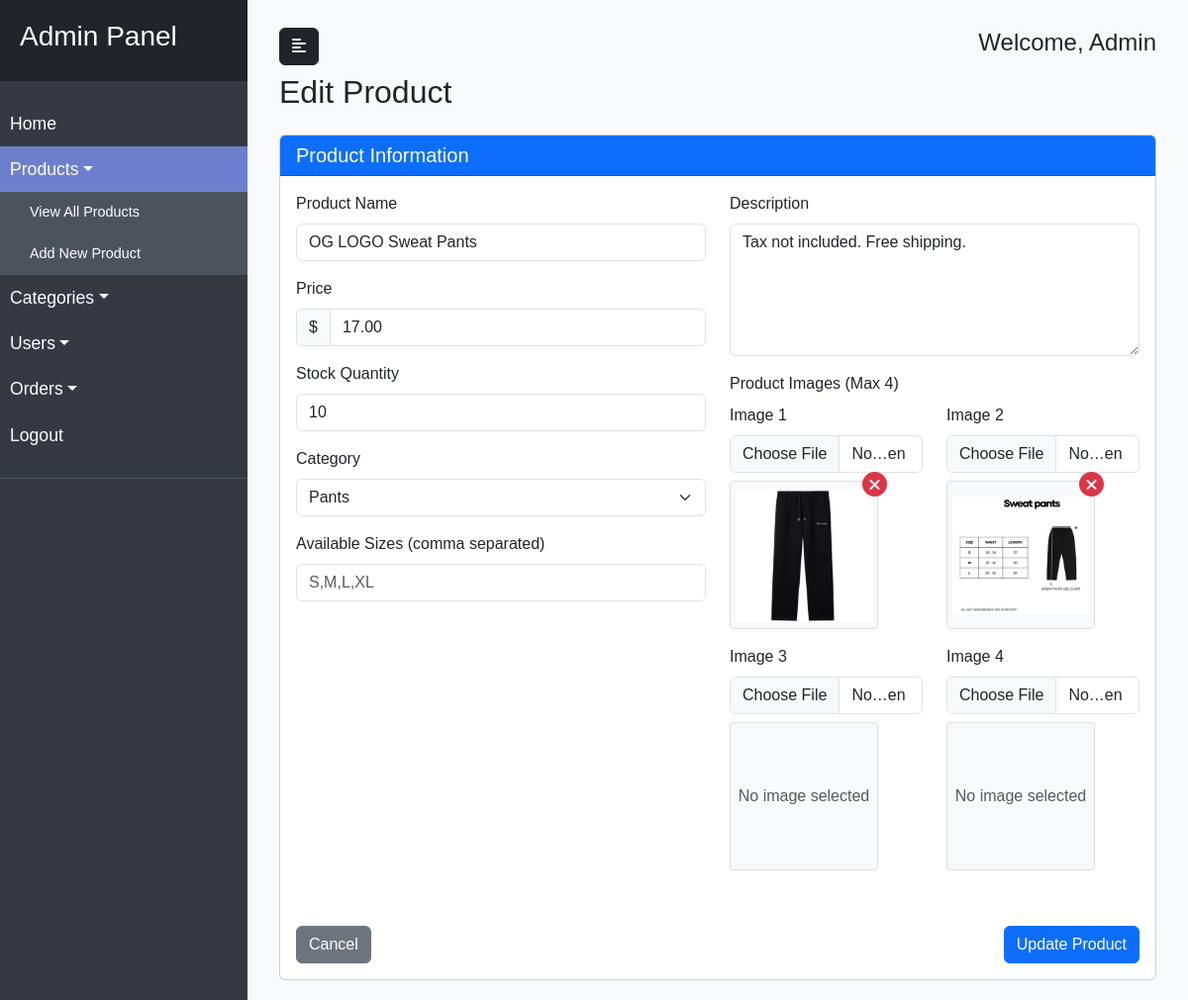
/edit_product.php?id=38 (signed in), run on the app's committed database.
### tables this page shows
CREATE TABLE `products` (
  `ProductID` int(11) NOT NULL,
  `ProductName` varchar(100) NOT NULL,
  `Description` text DEFAULT NULL,
  `Price` decimal(10,2) NOT NULL,
  `sizes` varchar(255) NOT NULL,
  `StockQuantity` int(11) NOT NULL,
  `images` text NOT NULL,
  `created_at` timestamp NOT NULL DEFAULT current_timestamp(),
  `categories` varchar(255) NOT NULL,
  `edited_at` timestamp NOT NULL DEFAULT current_timestamp() ON UPDATE current_timestamp(),
  `updated_at` timestamp NOT NULL DEFAULT current_timestamp() ON UPDATE current_timestamp()
);

CREATE TABLE `categories` (
  `id` int(11) NOT NULL,
  `category_name` varchar(100) NOT NULL,
  `date_added` timestamp NOT NULL DEFAULT current_timestamp(),
  `date_edited` timestamp NOT NULL DEFAULT current_timestamp() ON UPDATE current_timestamp()
);

### edit_product.php (the view, shortened to what this page needs)
<?php
require_once 'db_connection.php';
$productId = $_GET['id'];
$categoriesQuery = "SELECT id, category_name FROM categories ORDER BY category_name";
$categories = $conn->query($categoriesQuery);
$productQuery = "SELECT * FROM products WHERE ProductID = ?";
$stmt = $conn->prepare($productQuery);
$stmt->bind_param("i", $productId);
$stmt->execute();
$product = $stmt->get_result()->fetch_assoc();
$productImages = json_decode($product['images'], true) ?: [];
?>
<!DOCTYPE html>
<html lang="en">
<head>
    <link href="https://cdn.jsdelivr.net/npm/bootstrap@5.3.0-alpha1/dist/css/bootstrap.min.css" rel="stylesheet">
    <link rel="stylesheet" href="https://cdnjs.cloudflare.com/ajax/libs/font-awesome/6.4.0/css/all.min.css">
</head>
<body>
    <div class="wrapper">
        <nav id="sidebar">
            <div class="sidebar-header">
                <h3>Admin Panel</h3>
            </div>
            <ul class="list-unstyled components">
                <li>
                    <a href="admin.php">Home</a>
                </li>
                <li class="active">
                    <a href="#productSubmenu" data-bs-toggle="collapse" aria-expanded="true" class="dropdown-toggle">Products</a>
                    <ul class="collapse show list-unstyled" id="productSubmenu">
                        <li>
                            <a href="products.php">View All Products</a>
                        </li>
                        <li>
                            <a href="add_product.php">Add New Product</a>
                        </li>
                    </ul>
                </li>
                <li>
                    <a href="#categorySubmenu" data-bs-toggle="collapse" aria-expanded="false" class="dropdown-toggle">Categories</a>
                </li>
                <li>
                    <a href="#userSubmenu" data-bs-toggle="collapse" aria-expanded="false" class="dropdown-toggle">Users</a>
                </li>
                <li>
                    <a href="#orderSubmenu" data-bs-toggle="collapse" aria-expanded="false" class="dropdown-toggle">Orders</a>
                </li>
                <li>
                    <a href="logout.php">Logout</a>
                </li>
            </ul>
        </nav>
        <div id="content">
            <nav class="navbar navbar-expand-lg navbar-light bg-light">
                <div class="container-fluid">
                    <button type="button" id="sidebarCollapse" class="btn btn-dark">
                        <i class="fas fa-align-left"></i>
                    </button>
                    <div>
                        <h4>Welcome, <?php echo $_SESSION['Username'] ?? 'Admin'; ?></h4>
                    </div>
                </div>
            </nav>
            <div class="container-fluid">
                <h2 class="mb-4">Edit Product</h2>
                <div class="card">
                    <div class="card-header bg-primary text-white">
                        <h5 class="mb-0">Product Information</h5>
                    </div>
                    <div class="card-body">
                        <form action="edit_product.php?id=<?php echo $productId; ?>" method="post" enctype="multipart/form-data">
                            <div class="row">
                                <div class="col-md-6">
                                    <div class="mb-3">
                                        <label for="product_name" class="form-label">Product Name</label>
                                        <input type="text" class="form-control" id="product_name" name="product_name" value="<?php echo htmlspecialchars($product['ProductName']); ?>" required>
                                    </div>
                                    <div class="mb-3">
                                        <label for="price" class="form-label">Price</label>
                                        <div class="input-group">
                                            <span class="input-group-text">$</span>
                                            <input type="number" class="form-control" id="price" name="price" step="0.01" min="0" value="<?php echo $product['Price']; ?>" required>
                                        </div>
                                    </div>
                                    <div class="mb-3">
                                        <label for="stock" class="form-label">Stock Quantity</label>
                                        <input type="number" class="form-control" id="stock" name="stock" min="0" value="<?php echo $product['StockQuantity']; ?>" required>
                                    </div>
                                    <div class="mb-3">
                                        <label for="category" class="form-label">Category</label>
                                        <select class="form-select" id="category" name="category" required>
                                            <?php while($category = $categories->fetch_assoc()): ?>
                                                <option value="<?php echo $category['id']; ?>" <?php echo ($product['categories'] == $category['id']) ? 'selected' : ''; ?>>
                                                    <?php echo htmlspecialchars($category['category_name']); ?>
                                                </option>
                                            <?php endwhile; ?>
                                        </select>
                                    </div>
                                    <div class="mb-3">
                                        <label for="sizes" class="form-label">Available Sizes (comma separated)</label>
                                        <input type="text" class="form-control" id="sizes" name="sizes" placeholder="S,M,L,XL" value="<?php echo htmlspecialchars($product['sizes']); ?>">
                                    </div>
                                </div>
                                <div class="col-md-6">
                                    <div class="mb-3">
                                        <label for="description" class="form-label">Description</label>
                                        <textarea class="form-control" id="description" name="description" rows="5"><?php echo htmlspecialchars($product['Description']); ?></textarea>
                                    </div>
                                    <div class="mb-3">
                                        <label class="form-label">Product Images (Max 4)</label>
                                        <div class="row">
                                            <?php for ($i = 1; $i <= 4; $i++): ?>
                                                <div class="col-md-6 mb-3">
                                                    <label for="product_image_<?php echo $i; ?>" class="form-label">Image <?php echo $i; ?></label>
                                                    <input type="file" class="form-control" id="product_image_<?php echo $i; ?>" name="product_image_<?php echo $i; ?>" accept="image/*" onchange="previewImage(this, <?php echo $i; ?>)">
                                                    <div class="image-preview mt-2" id="image_preview_<?php echo $i; ?>">
                                                        <?php if (isset($productImages[$i-1]) && !empty($productImages[$i-1])): ?>
                                                            <img src="<?php echo htmlspecialchars($productImages[$i-1]); ?>" alt="Product Image <?php echo $i; ?>">
                                                            <div class="delete-image" onclick="removeImage(<?php echo $i; ?>, <?php echo $productId; ?>)">
                                                                <i class="fas fa-times"></i>
                                                            </div>
                                                        <?php else: ?>
                                                            <span class="text-muted">No image selected</span>
                                                        <?php endif; ?>
                                                    </div>
                                                </div>
                                            <?php endfor; ?>
                                        </div>
                                    </div>
                                </div>
                            </div>
                            <div class="d-flex justify-content-between mt-4">
                                <a href="products.php" class="btn btn-secondary">Cancel</a>
                                <button type="submit" class="btn btn-primary">Update Product</button>
                            </div>
                        </form>
                    </div>
                </div>
            </div>
        </div>
    </div>
</body>
</html>

### edit_product.php (style rules this page uses)
body { font-family: 'Arial', sans-serif; background-color: #f8f9fa; }
#sidebar { min-width: 250px; max-width: 250px; min-height: 100vh; background: #343a40; color: #fff; transition: all 0.3s; }
#sidebar .sidebar-header { padding: 20px; background: #212529; }
#sidebar ul.components { padding: 20px 0; border-bottom: 1px solid #4b545c; }
#sidebar ul li a { padding: 10px; font-size: 1.1em; display: block; color: #fff; text-decoration: none; }
#sidebar ul li.active > a, a[aria-expanded="true"] { color: #fff; background: #6d7fcc; }
ul ul a { font-size: 0.9em !important; padding-left: 30px !important; background: #4b545c; }
.wrapper { display: flex; width: 100%; }
#content { width: 100%; padding: 20px; min-height: 100vh; transition: all 0.3s; }
.image-preview { width: 150px; height: 150px; border: 1px solid #ddd; border-radius: 4px; padding: 5px; display: flex; align-items: center; justify-content: center; margin-top: 10px; background-color: #f8f9fa; position: relative; }
.image-preview img { max-width: 100%; max-height: 100%; }
.delete-image { position: absolute; top: -10px; right: -10px; background: #dc3545; color: white; border-radius: 50%; width: 25px; height: 25px; display: flex; align-items: center; justify-content: center; cursor: pointer; }

### data on the page
products: product_name "OG LOGO Sweat Pants", price "17.00", stock "10", category "Pants", description "Tax not included. Free shipping."

### other printed values
$_SESSION['Username'] "Admin"
